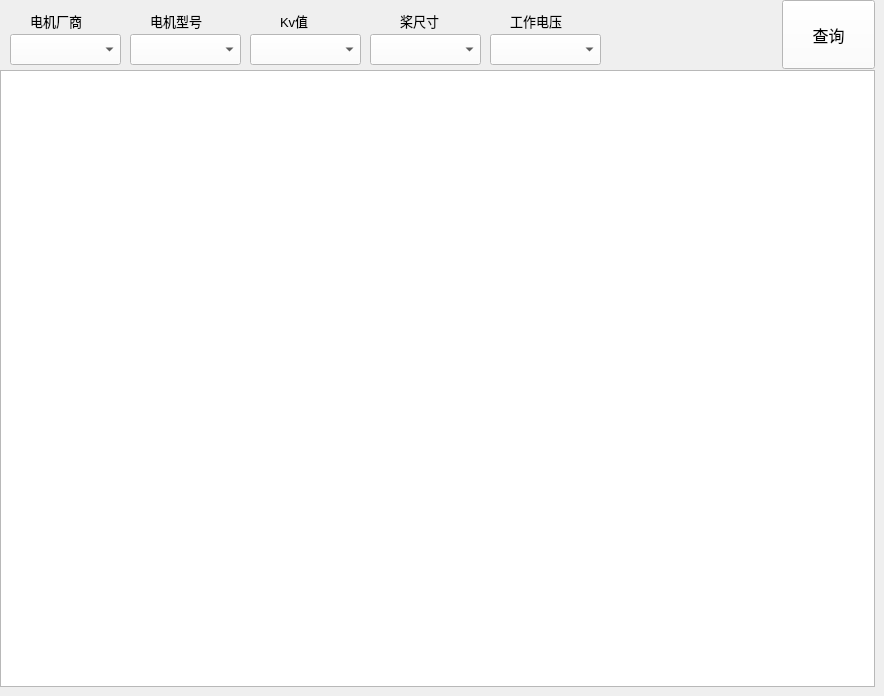
        <widget class="QWidget" name="tw_data_sql">
         <attribute name="title">
          <string>检索数据</string>
         </attribute>
         <widget class="QLabel" name="label_20">
          <property name="geometry">
           <rect>
            <x>30</x>
            <y>10</y>
            <width>81</width>
            <height>21</height>
           </rect>
          </property>
          <property name="font">
           <font>
            <pointsize>10</pointsize>
           </font>
          </property>
          <property name="styleSheet">
           <string notr="true"/>
          </property>
          <property name="text">
           <string>电机厂商</string>
          </property>
         </widget>
         <widget class="QComboBox" name="cb_motor_db_productor">
          <property name="geometry">
           <rect>
            <x>10</x>
            <y>34</y>
            <width>111</width>
            <height>31</height>
           </rect>
          </property>
          <property name="font">
           <font>
            <pointsize>12</pointsize>
           </font>
          </property>
          <property name="styleSheet">
           <string notr="true">background-color: rgb(255, 255, 255);</string>
          </property>
         </widget>
         <widget class="QComboBox" name="cb_motor_db_type">
          <property name="geometry">
           <rect>
            <x>130</x>
            <y>34</y>
            <width>111</width>
            <height>31</height>
           </rect>
          </property>
          <property name="font">
           <font>
            <pointsize>12</pointsize>
           </font>
          </property>
          <property name="styleSheet">
           <string notr="true">background-color: rgb(255, 255, 255);</string>
          </property>
         </widget>
         <widget class="QLabel" name="label_21">
          <property name="geometry">
           <rect>
            <x>150</x>
            <y>10</y>
            <width>81</width>
            <height>21</height>
           </rect>
          </property>
          <property name="font">
           <font>
            <pointsize>10</pointsize>
           </font>
          </property>
          <property name="styleSheet">
           <string notr="true"/>
          </property>
          <property name="text">
           <string>电机型号</string>
          </property>
         </widget>
         <widget class="QComboBox" name="cb_motor_db_kv">
          <property name="geometry">
           <rect>
            <x>250</x>
            <y>34</y>
            <width>111</width>
            <height>31</height>
           </rect>
          </property>
          <property name="font">
           <font>
            <pointsize>12</pointsize>
           </font>
          </property>
          <property name="styleSheet">
           <string notr="true">background-color: rgb(255, 255, 255);</string>
          </property>
         </widget>
         <widget class="QLabel" name="label_22">
          <property name="geometry">
           <rect>
            <x>280</x>
            <y>10</y>
            <width>51</width>
            <height>21</height>
           </rect>
          </property>
          <property name="font">
           <font>
            <pointsize>10</pointsize>
           </font>
          </property>
          <property name="styleSheet">
           <string notr="true"/>
          </property>
          <property name="text">
           <string>Kv值</string>
          </property>
         </widget>
         <widget class="QComboBox" name="cb_motor_db_propeller">
          <property name="geometry">
           <rect>
            <x>370</x>
            <y>34</y>
            <width>111</width>
            <height>31</height>
           </rect>
          </property>
          <property name="font">
           <font>
            <pointsize>12</pointsize>
           </font>
          </property>
          <property name="styleSheet">
           <string notr="true">background-color: rgb(255, 255, 255);</string>
          </property>
         </widget>
         <widget class="QLabel" name="label_23">
          <property name="geometry">
           <rect>
            <x>400</x>
            <y>10</y>
            <width>51</width>
            <height>21</height>
           </rect>
          </property>
          <property name="font">
           <font>
            <pointsize>10</pointsize>
           </font>
          </property>
          <property name="styleSheet">
           <string notr="true"/>
          </property>
          <property name="text">
           <string>桨尺寸</string>
          </property>
         </widget>
         <widget class="QPushButton" name="pb_motor_data_sql">
          <property name="geometry">
           <rect>
            <x>782</x>
            <y>0</y>
            <width>93</width>
            <height>69</height>
           </rect>
          </property>
          <property name="font">
           <font>
            <pointsize>12</pointsize>
           </font>
          </property>
          <property name="styleSheet">
           <string notr="true">color: rgb(0, 0, 0);
background-color: rgb(255, 255, 255);</string>
          </property>
          <property name="text">
           <string>查询</string>
          </property>
         </widget>
         <widget class="QComboBox" name="cb_motor_db_volt">
          <property name="geometry">
           <rect>
            <x>490</x>
            <y>34</y>
            <width>111</width>
            <height>31</height>
           </rect>
          </property>
          <property name="font">
           <font>
            <pointsize>12</pointsize>
           </font>
          </property>
          <property name="styleSheet">
           <string notr="true">background-color: rgb(255, 255, 255);</string>
          </property>
         </widget>
         <widget class="QLabel" name="label_24">
          <property name="geometry">
           <rect>
            <x>510</x>
            <y>10</y>
            <width>81</width>
            <height>21</height>
           </rect>
          </property>
          <property name="font">
           <font>
            <pointsize>10</pointsize>
           </font>
          </property>
          <property name="styleSheet">
           <string notr="true"/>
          </property>
          <property name="text">
           <string>工作电压</string>
          </property>
         </widget>
         <widget class="QTableView" name="tv_motor_data">
          <property name="enabled">
           <bool>true</bool>
          </property>
          <property name="geometry">
           <rect>
            <x>0</x>
            <y>70</y>
            <width>875</width>
            <height>617</height>
           </rect>
          </property>
          <property name="editTriggers">
           <set>QAbstractItemView::NoEditTriggers</set>
          </property>
         </widget>
        </widget>
